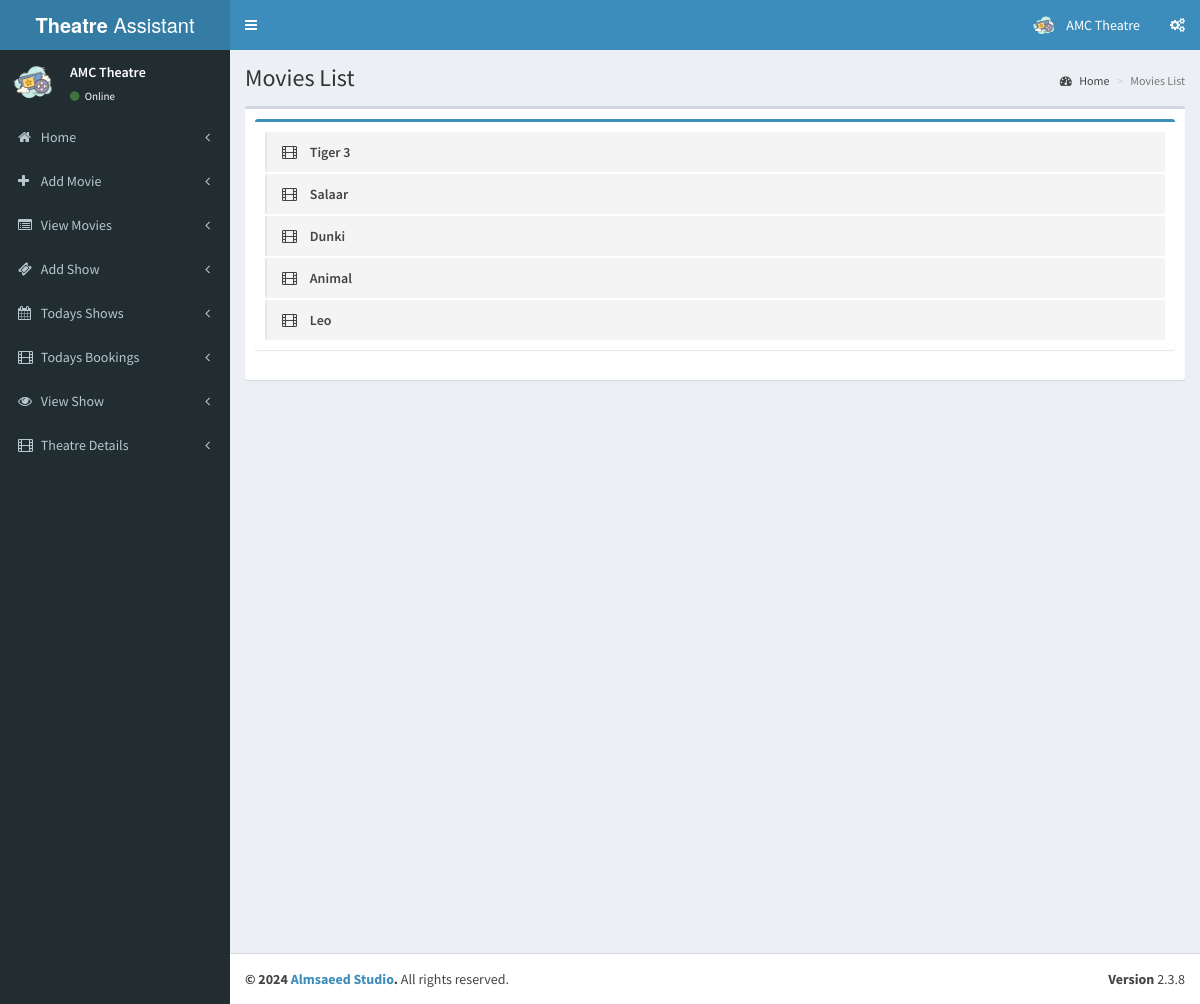
The page /theatre/pages/view_movie.php (signed in) on the database its author committed.
### tables this page shows
CREATE TABLE `tbl_theatre` (
  `id` int(11) NOT NULL,
  `name` varchar(100) NOT NULL,
  `address` varchar(100) NOT NULL,
  `place` varchar(100) NOT NULL,
  `state` varchar(50) NOT NULL,
  `pin` int(11) NOT NULL
);

CREATE TABLE `tbl_movie` (
  `movie_id` int(11) NOT NULL,
  `t_id` int(11) NOT NULL COMMENT 'theatre id',
  `movie_name` varchar(255) NOT NULL,
  `cast` varchar(500) NOT NULL,
  `desc` varchar(1000) NOT NULL,
  `release_date` date NOT NULL,
  `image` varchar(200) NOT NULL,
  `video_url` varchar(200) NOT NULL,
  `status` int(1) NOT NULL COMMENT '0 means active '
);

### theatre/pages/view_movie.php (the view, shortened to what this page needs)
<?php
include('header.php');
?>
  <div class="content-wrapper">
    <section class="content-header">
      <h1>
        Movies List
      </h1>
      <ol class="breadcrumb">
        <li><a href="index"><i class="fa fa-dashboard"></i> Home</a></li>
        <li class="active">Movies List</li>
      </ol>
    </section>
    <section class="content">
      <div class="box">
        <div class="box-body">
            <div class="box box-primary">
            <div class="box-body">
              <ul class="todo-list">
                 <?php
                        $qry7=mysqli_query($con,"select * from tbl_movie");
                        if(mysqli_num_rows($qry7))
                        {
                        while($c=mysqli_fetch_array($qry7))
                        {
                        ?>
                <li>
                      <span class="handle">
                        <i class="fa fa-film"></i>
                      </span>
                  <span class="text"><?php echo $c['movie_name'];?></span>
                </li>
                  <?php
                       }}
                     ?>
            </div>
          </div>
        </div>
      </div>
    </section>
  </div>
  <?php
include('footer.php');
?>

### theatre/pages/header.php (shortened to what this page needs)
<?php
include('../../config.php');
$th=mysqli_query($con,"select * from tbl_theatre where id='".$_SESSION['theatre']."'");
$theatre=mysqli_fetch_array($th);
?>
<!DOCTYPE html>
<html>
<head>
  <link rel="stylesheet" href="../validation/dist/css/bootstrapValidator.css"/>
  <link rel="stylesheet" href="../bootstrap/css/bootstrap.min.css">
  <link rel="stylesheet" href="https://cdnjs.cloudflare.com/ajax/libs/font-awesome/4.5.0/css/font-awesome.min.css">
  <link rel="stylesheet" href="https://cdnjs.cloudflare.com/ajax/libs/ionicons/2.0.1/css/ionicons.min.css">
  <link rel="stylesheet" href="../dist/css/AdminLTE.min.css">
  <link rel="stylesheet" href="../dist/css/skins/_all-skins.min.css">
</head>
<body class="hold-transition skin-blue sidebar-mini">
<div class="wrapper">
  <header class="main-header">
    <a href="index.php" class="logo">
      <span class="logo-lg"><b>Theatre</b> Assistant</span>
    </a>
    <nav class="navbar navbar-static-top">
      <a href="#" class="sidebar-toggle" data-toggle="offcanvas" role="button">
      </a>
      <div class="navbar-custom-menu">
        <ul class="nav navbar-nav">
          <li class="dropdown user user-menu">
            <a href="#" class="dropdown-toggle" data-toggle="dropdown">
              <img src="cinema.png" class="user-image" alt="User Image">
              <span class="hidden-xs"><?php echo $theatre['name'];?></span>
            </a>
          </li>
          <li>
            <a href="#" data-toggle="control-sidebar"><i class="fa fa-gears"></i></a>
          </li>
        </ul>
      </div>
    </nav>
  </header>
  <aside class="main-sidebar">
    <section class="sidebar">
      <div class="user-panel">
        <div class="pull-left image">
          <img src="cinema.png" class="img-circle" alt="User Image">
        </div>
        <div class="pull-left info">
          <p><?php echo $theatre['name'];?></p>
          <a href="#"><i class="fa fa-circle text-success"></i> Online</a>
        </div>
      </div>
      <ul class="sidebar-menu">
        <li class="treeview">
          <a href="index.php">
            <i class="fa fa-home"></i> <span>Home</span>
            <span class="pull-right-container">
              <i class="fa fa-angle-left pull-right"></i>
            </span>
          </a>
        </li>
          <li class="treeview">
          <a href="add_movie.php">
            <i class="fa fa-plus"></i> <span>Add Movie</span>
            <span class="pull-right-container">
              <i class="fa fa-angle-left pull-right"></i>
            </span>
          </a>
        </li>
        <li class="treeview">
          <a href="view_movie.php">
            <i class="fa fa-list-alt"></i> <span>View Movies</span>
            <span class="pull-right-container">
              <i class="fa fa-angle-left pull-right"></i>
            </span>
          </a>
        </li>
        <li class="treeview">
          <a href="add_show.php">
            <i class="fa fa-ticket"></i> <span>Add Show</span>
            <span class="pull-right-container">
              <i class="fa fa-angle-left pull-right"></i>
            </span>
          </a>
        </li>
        <li class="treeview">
          <a href="todays_shows.php">
            <i class="fa fa-calendar"></i> <span>Todays Shows</span>
            <span class="pull-right-container">
              <i class="fa fa-angle-left pull-right"></i>
            </span>
          </a>
        </li>
        <li class="treeview">
          <a href="tickets.php">
            <i class="fa fa-film"></i> <span>Todays Bookings</span>
            <span class="pull-right-container">
              <i class="fa fa-angle-left pull-right"></i>
            </span>
          </a>
        </li>
        <li class="treeview">
          <a href="view_shows.php">
            <i class="fa fa-eye"></i> <span>View Show</span>
            <span class="pull-right-container">
              <i class="fa fa-angle-left pull-right"></i>
            </span>
          </a>
        </li>
        <li class="treeview">
          <a href="add_theatre_2.php">
            <i class="fa fa-film"></i> <span>Theatre Details</span>
            <span class="pull-right-container">
              <i class="fa fa-angle-left pull-right"></i>
            </span>
          </a>
        </li>
      </ul>
    </section>
  </aside>

### rows shown on the page
tbl_theatre: name "AMC Theatre"
tbl_movie: movie_name "Tiger 3"
tbl_movie: movie_name "Salaar"
tbl_movie: movie_name "Dunki"
tbl_movie: movie_name "Animal"
tbl_movie: movie_name "Leo"
